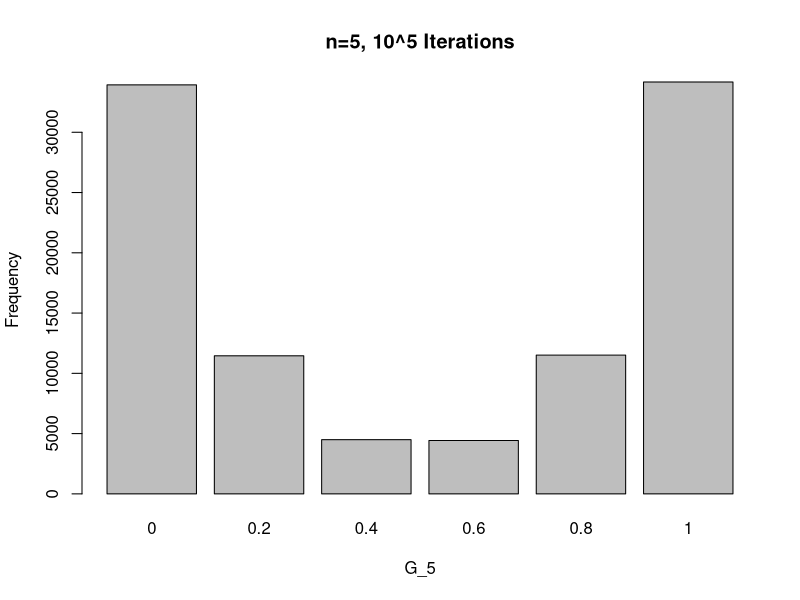
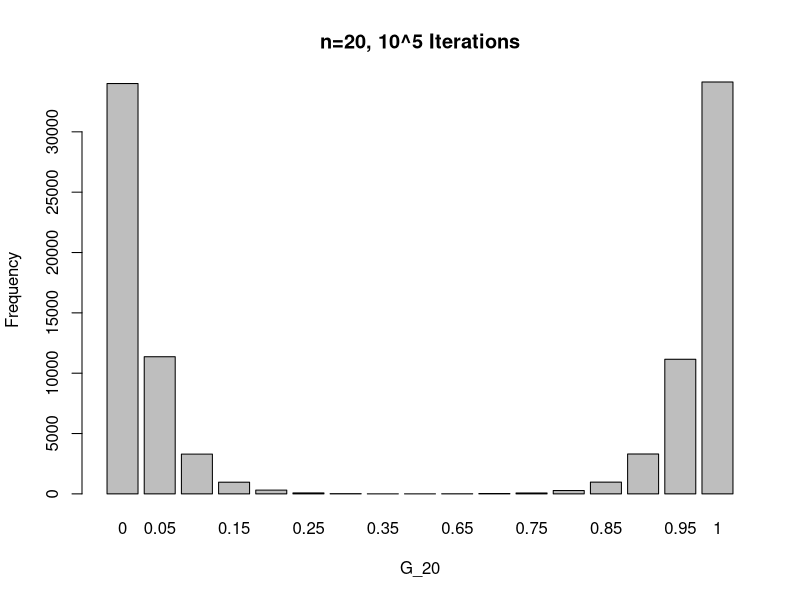

Write the R code that produced these figures, in order. (Note: this script raises an error after producing the figures.)
set.seed(2222)
m= 10^5 #Number of Iterations
library(MASS)

#n=5, 10^5 Iterations
ptm1= proc.time()
n1= 5  
randmatrix1= matrix(rnorm(m*n1),nrow=m) #Simulate 10^5*5 matrix of normal random variates
for (i in 1: n1) {#Simulate 10^5 iterations of X_i where i=1,2, ..., 5
  randmatrix1[,i]=.rowSums(randmatrix1,m,i)
} 
f1=function(y){ #Create indicator function for X_i>0
  if (y>0) {y=1}
  else {y=0}
} 
Indicator=apply(randmatrix1,1:2,f1) 
Indicator_Sum= apply(Indicator,1,sum)
G_5= Indicator_Sum*(1/n1)
#Frequency Table of G_5
freq=as.data.frame(table(G_5))
#Histogram
barplot(table(G_5),main="n=5, 10^5 Iterations", xlab="G_5",ylab="Frequency")
#Distribution
x=as.vector(freq[,1])
y=as.vector(freq[,2])
pmf=matrix(c(x,y*(1/m)),nrow=length(x))
colnames(pmf)=c("G_5","PMF")
pmf
proc.time()- ptm1
#PMF(n=5, 10^5 Iterations)
# G_5     PMF
# 0.0    0.33933
# 0.2    0.11455
# 0.4    0.04498
# 0.6    0.04429
# 0.8    0.11513
# 1.0    0.34172
#user  system elapsed 
#5.53    0.19    5.96 

#n=20, 10^5 Iterations
ptm2= proc.time()
n2= 20  
randmatrix2= matrix(rnorm(m*n2),nrow=m) #Simulate 10^5*20 matrix of normal random variates
for (i in 1: n2) {#Simulate 10^5 iterations of X_i where i=1,2, ..., 20
  randmatrix2[,i]=.rowSums(randmatrix2,m,i)
} 
f1=function(y){ #Create indicator function for X_i>0
  if (y>0) {y=1}
  else {y=0}
} 
Indicator=apply(randmatrix2,1:2,f1) 
Indicator_Sum= apply(Indicator,1,sum)
G_20= Indicator_Sum*(1/n2)
#Frequency Table of G_20
freq=as.data.frame(table(G_20))
#Histogram
barplot(table(G_20),main="n=20, 10^5 Iterations", xlab="G_20",ylab="Frequency")
#Distribution
x=as.vector(freq[,1])
y=as.vector(freq[,2])
pmf=matrix(c(x,y*(1/m)),nrow=length(x))
colnames(pmf)=c("G_20","PMF")
pmf
proc.time()- ptm2
#PMF(n=5, 10^5 Iterations)
#    G_20     PMF      
#    "0"    "0.34003"
#   "0.05"  "0.11365"
#   "0.1"   "0.03296"
#  "0.15"   "0.00968"
#  "0.2"    "0.00313"
#  "0.25"   "0.00078"
#  "0.3"    "0.00021"
#  "0.35"    "5e-05"  
#  "0.45"    "1e-05"  
#  "0.65"    "8e-05"  
#  "0.7"    "0.00028"
#  "0.75"   "0.00074"
#  "0.8"    "0.00278"
#  "0.85"  "0.00975"
#  "0.9"    "0.03304"
#  "0.95"  "0.11154"
#  "1"     "0.34129"
#user  system elapsed 
#19.04    0.45   20.75 

#n=500, 10^5 Iterations
ptm3= proc.time()
n3= 500  
randmatrix3= matrix(rnorm(m*n3),nrow=m) #Simulate 10^5*500 matrix of normal random variates
for (i in 1: n3) {#Simulate 10^5 iterations of X_i where i=1,2, ..., 500
  randmatrix3[,i]=.rowSums(randmatrix3,m,i)
} 
f1=function(y){ #Create indicator function for X_i>0
  if (y>0) {y=1}
  else {y=0}
}
Indicator=apply(randmatrix3,1:2,f1) 
Indicator_Sum= apply(Indicator,1,sum)
G_500= Indicator_Sum*(1/n3)
#Frequency Table of G_500
freq=as.data.frame(table(G_500))
#Histogram
barplot(table(G_500),main="n=500, 10^5 Iterations", xlab="G_500",ylab="Frequency")
#Distribution
x=as.vector(freq[,1])
y=as.vector(freq[,2])
pmf=matrix(c(x,y*(1/m)),nrow=length(x))
colnames(pmf)=c("G_500","PMF")
pmf
proc.time()- ptm3
#PMF(n=500, 10^5 Iterations)
#  G_500       PMF      
#   "0"     "0.34182"
#  "0.002"  "0.11148"
#  "0.004"  "0.03352"
#  "0.006"  "0.01041"
#  "0.008"  "0.00297"
#  "0.01"   "0.00083"
#  "0.012"  "0.00022"
#  "0.014"  "7e-05"  
#  "0.016"  "2e-05"  
#  "0.018"  "1e-05"  
#  "0.984"  "1e-05"  
#  "0.986"  "8e-05"  
#  "0.988"  "0.00028"
#  "0.99"   "0.00091"
#  "0.992"  "0.00307"
#  "0.994"  "0.0094" 
#  "0.996"  "0.03356"
#  "0.998"  "0.11062"
#    "1"    "0.34072"
#user  system elapsed 
#643.25  183.50  899.53 

#Frequency of G_n where n=5, 20, 500
as.data.frame(table(G_5))
as.data.frame(table(G_20))